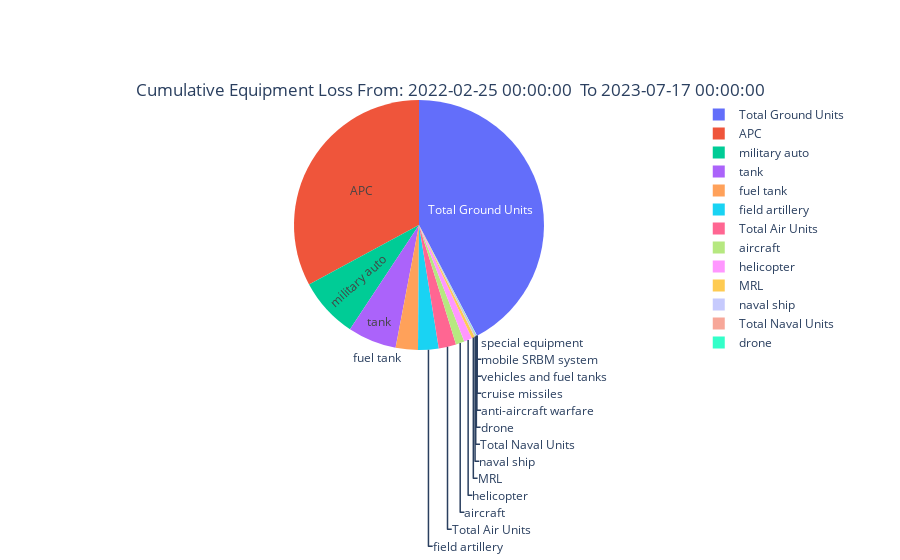

This figure's notebook cell:
### Code cell
# Getting count of total looses as of day 5
dt5 = daily_total_equip_loss.head(4).drop('Daily Total Equipment Loss', axis=1)

# Create pie chart chowing loss ratio
dict_rl_sum = dt5.sum(axis=0)[1:]
fig = go.Figure(data=[go.Pie(labels=dict_rl_sum.keys()
                             , values=dict_rl_sum.values
                             , textinfo='label'
                             , insidetextorientation='auto'
                )])
chart_title = (f'Cumulative Equipment Loss From: {russia_losses_equipment["date"].min()}  To {russia_losses_equipment["date"].max()}')
fig.update_layout(title={'text':chart_title,'y':0.85,'x':0.5,'xanchor':'center','yanchor':'top'})
fig.show()

### Figure 1 — Plotly figure (JSON) as saved in the notebook; plotly's stock layout.template omitted (floating-point values rounded to 4 significant figures)
{"data": [{"insidetextorientation": "auto", "labels": ["aircraft", "helicopter", "tank", "APC", "field artillery", "MRL", "military auto", "fuel tank", "drone", "naval ship", "anti-aircraft warfare", "special equipment", "mobile SRBM system", "vehicles and fuel tanks", "cruise missiles", "Total Air Units", "Total Naval Units", "Total Ground Units"], "textinfo": "label", "type": "pie", "values": [93, 88, 526, 2744, 222, 33, 651, 240, 7, 8, 5, 0, 0, 0, 0, 188, 8, 3530]}], "layout": {"title": {"text": "Cumulative Equipment Loss From: 2022-02-25 00:00:00  To 2023-07-17 00:00:00", "x": 0.5, "xanchor": "center", "y": 0.85, "yanchor": "top"}}}
